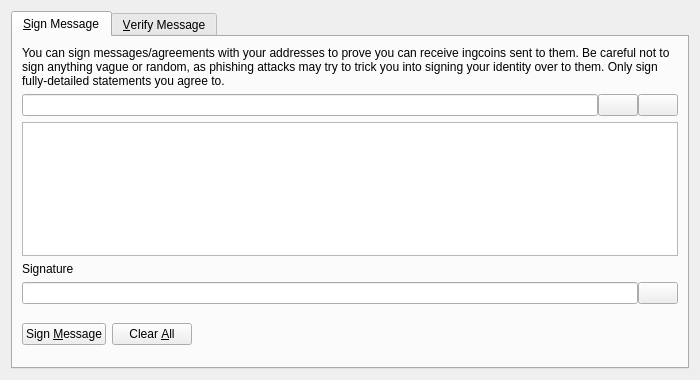
<?xml version="1.0" encoding="UTF-8"?>
<ui version="4.0">
 <class>SignVerifyMessageDialog</class>
 <widget class="QDialog" name="SignVerifyMessageDialog">
  <property name="geometry">
   <rect>
    <x>0</x>
    <y>0</y>
    <width>700</width>
    <height>380</height>
   </rect>
  </property>
  <property name="windowTitle">
   <string>Signatures - Sign / Verify a Message</string>
  </property>
  <property name="modal">
   <bool>true</bool>
  </property>
  <layout class="QVBoxLayout" name="verticalLayout">
   <item>
    <widget class="QTabWidget" name="tabWidget">
     <property name="currentIndex">
      <number>0</number>
     </property>
     <widget class="QWidget" name="tabSignMessage">
      <attribute name="title">
       <string>&amp;Sign Message</string>
      </attribute>
      <layout class="QVBoxLayout" name="verticalLayout_SM">
       <item>
        <widget class="QLabel" name="infoLabel_SM">
         <property name="text">
          <string>You can sign messages/agreements with your addresses to prove you can receive ingcoins sent to them. Be careful not to sign anything vague or random, as phishing attacks may try to trick you into signing your identity over to them. Only sign fully-detailed statements you agree to.</string>
         </property>
         <property name="textFormat">
          <enum>Qt::PlainText</enum>
         </property>
         <property name="wordWrap">
          <bool>true</bool>
         </property>
        </widget>
       </item>
       <item>
        <layout class="QHBoxLayout" name="horizontalLayout_1_SM">
         <property name="spacing">
          <number>0</number>
         </property>
         <item>
          <widget class="QValidatedLineEdit" name="addressIn_SM">
           <property name="toolTip">
            <string>The INGcoin address to sign the message with</string>
           </property>
          </widget>
         </item>
         <item>
          <widget class="QPushButton" name="addressBookButton_SM">
           <property name="toolTip">
            <string>Choose previously used address</string>
           </property>
           <property name="text">
            <string/>
           </property>
           <property name="icon">
            <iconset resource="../bitcoin.qrc">
             <normaloff>:/icons/address-book</normaloff>:/icons/address-book</iconset>
           </property>
           <property name="shortcut">
            <string>Alt+A</string>
           </property>
           <property name="autoDefault">
            <bool>false</bool>
           </property>
          </widget>
         </item>
         <item>
          <widget class="QPushButton" name="pasteButton_SM">
           <property name="toolTip">
            <string>Paste address from clipboard</string>
           </property>
           <property name="text">
            <string/>
           </property>
           <property name="icon">
            <iconset resource="../bitcoin.qrc">
             <normaloff>:/icons/editpaste</normaloff>:/icons/editpaste</iconset>
           </property>
           <property name="shortcut">
            <string>Alt+P</string>
           </property>
           <property name="autoDefault">
            <bool>false</bool>
           </property>
          </widget>
         </item>
        </layout>
       </item>
       <item>
        <widget class="QPlainTextEdit" name="messageIn_SM">
         <property name="toolTip">
          <string>Enter the message you want to sign here</string>
         </property>
        </widget>
       </item>
       <item>
        <widget class="QLabel" name="signatureLabel_SM">
         <property name="text">
          <string>Signature</string>
         </property>
         <property name="textFormat">
          <enum>Qt::PlainText</enum>
         </property>
        </widget>
       </item>
       <item>
        <layout class="QHBoxLayout" name="horizontalLayout_2_SM">
         <property name="spacing">
          <number>0</number>
         </property>
         <item>
          <widget class="QLineEdit" name="signatureOut_SM">
           <property name="font">
            <font>
             <italic>true</italic>
            </font>
           </property>
           <property name="readOnly">
            <bool>true</bool>
           </property>
          </widget>
         </item>
         <item>
          <widget class="QPushButton" name="copySignatureButton_SM">
           <property name="toolTip">
            <string>Copy the current signature to the system clipboard</string>
           </property>
           <property name="text">
            <string/>
           </property>
           <property name="icon">
            <iconset resource="../bitcoin.qrc">
             <normaloff>:/icons/editcopy</normaloff>:/icons/editcopy</iconset>
           </property>
           <property name="autoDefault">
            <bool>false</bool>
           </property>
          </widget>
         </item>
        </layout>
       </item>
       <item>
        <layout class="QHBoxLayout" name="horizontalLayout_3_SM">
         <item>
          <widget class="QPushButton" name="signMessageButton_SM">
           <property name="toolTip">
            <string>Sign the message to prove you own this INGcoin address</string>
           </property>
           <property name="text">
            <string>Sign &amp;Message</string>
           </property>
           <property name="icon">
            <iconset resource="../bitcoin.qrc">
             <normaloff>:/icons/edit</normaloff>:/icons/edit</iconset>
           </property>
           <property name="autoDefault">
            <bool>false</bool>
           </property>
          </widget>
         </item>
         <item>
          <widget class="QPushButton" name="clearButton_SM">
           <property name="toolTip">
            <string>Reset all sign message fields</string>
           </property>
           <property name="text">
            <string>Clear &amp;All</string>
           </property>
           <property name="icon">
            <iconset resource="../bitcoin.qrc">
             <normaloff>:/icons/remove</normaloff>:/icons/remove</iconset>
           </property>
           <property name="autoDefault">
            <bool>false</bool>
           </property>
          </widget>
         </item>
         <item>
          <spacer name="horizontalSpacer_1_SM">
           <property name="orientation">
            <enum>Qt::Horizontal</enum>
           </property>
           <property name="sizeHint" stdset="0">
            <size>
             <width>40</width>
             <height>48</height>
            </size>
           </property>
          </spacer>
         </item>
         <item>
          <widget class="QLabel" name="statusLabel_SM">
           <property name="font">
            <font>
             <weight>75</weight>
             <bold>true</bold>
            </font>
           </property>
           <property name="text">
            <string/>
           </property>
           <property name="wordWrap">
            <bool>true</bool>
           </property>
          </widget>
         </item>
         <item>
          <spacer name="horizontalSpacer_2_SM">
           <property name="orientation">
            <enum>Qt::Horizontal</enum>
           </property>
           <property name="sizeHint" stdset="0">
            <size>
             <width>40</width>
             <height>48</height>
            </size>
           </property>
          </spacer>
         </item>
        </layout>
       </item>
      </layout>
     </widget>
     <widget class="QWidget" name="tabVerifyMessage">
      <attribute name="title">
       <string>&amp;Verify Message</string>
      </attribute>
      <layout class="QVBoxLayout" name="verticalLayout_VM">
       <item>
        <widget class="QLabel" name="infoLabel_VM">
         <property name="text">
          <string>Enter the receiver's address, message (ensure you copy line breaks, spaces, tabs, etc. exactly) and signature below to verify the message. Be careful not to read more into the signature than what is in the signed message itself, to avoid being tricked by a man-in-the-middle attack. Note that this only proves the signing party receives with the address, it cannot prove sendership of any transaction!</string>
         </property>
         <property name="textFormat">
          <enum>Qt::PlainText</enum>
         </property>
         <property name="alignment">
          <set>Qt::AlignLeading|Qt::AlignLeft|Qt::AlignTop</set>
         </property>
         <property name="wordWrap">
          <bool>true</bool>
         </property>
        </widget>
       </item>
       <item>
        <layout class="QHBoxLayout" name="horizontalLayout_1_VM">
         <property name="spacing">
          <number>0</number>
         </property>
         <item>
          <widget class="QValidatedLineEdit" name="addressIn_VM">
           <property name="toolTip">
            <string>The INGcoin address the message was signed with</string>
           </property>
          </widget>
         </item>
         <item>
          <widget class="QPushButton" name="addressBookButton_VM">
           <property name="toolTip">
            <string>Choose previously used address</string>
           </property>
           <property name="text">
            <string/>
           </property>
           <property name="icon">
            <iconset resource="../bitcoin.qrc">
             <normaloff>:/icons/address-book</normaloff>:/icons/address-book</iconset>
           </property>
           <property name="shortcut">
            <string>Alt+A</string>
           </property>
           <property name="autoDefault">
            <bool>false</bool>
           </property>
          </widget>
         </item>
        </layout>
       </item>
       <item>
        <widget class="QPlainTextEdit" name="messageIn_VM"/>
       </item>
       <item>
        <widget class="QValidatedLineEdit" name="signatureIn_VM"/>
       </item>
       <item>
        <layout class="QHBoxLayout" name="horizontalLayout_2_VM">
         <item>
          <widget class="QPushButton" name="verifyMessageButton_VM">
           <property name="toolTip">
            <string>Verify the message to ensure it was signed with the specified INGcoin address</string>
           </property>
           <property name="text">
            <string>Verify &amp;Message</string>
           </property>
           <property name="icon">
            <iconset resource="../bitcoin.qrc">
             <normaloff>:/icons/transaction_0</normaloff>:/icons/transaction_0</iconset>
           </property>
           <property name="autoDefault">
            <bool>false</bool>
           </property>
          </widget>
         </item>
         <item>
          <widget class="QPushButton" name="clearButton_VM">
           <property name="toolTip">
            <string>Reset all verify message fields</string>
           </property>
           <property name="text">
            <string>Clear &amp;All</string>
           </property>
           <property name="icon">
            <iconset resource="../bitcoin.qrc">
             <normaloff>:/icons/remove</normaloff>:/icons/remove</iconset>
           </property>
           <property name="autoDefault">
            <bool>false</bool>
           </property>
          </widget>
         </item>
         <item>
          <spacer name="horizontalSpacer_1_VM">
           <property name="orientation">
            <enum>Qt::Horizontal</enum>
           </property>
           <property name="sizeHint" stdset="0">
            <size>
             <width>40</width>
             <height>48</height>
            </size>
           </property>
          </spacer>
         </item>
         <item>
          <widget class="QLabel" name="statusLabel_VM">
           <property name="font">
            <font>
             <weight>75</weight>
             <bold>true</bold>
            </font>
           </property>
           <property name="text">
            <string/>
           </property>
           <property name="wordWrap">
            <bool>true</bool>
           </property>
          </widget>
         </item>
         <item>
          <spacer name="horizontalSpacer_2_VM">
           <property name="orientation">
            <enum>Qt::Horizontal</enum>
           </property>
           <property name="sizeHint" stdset="0">
            <size>
             <width>40</width>
             <height>48</height>
            </size>
           </property>
          </spacer>
         </item>
        </layout>
       </item>
      </layout>
     </widget>
    </widget>
   </item>
  </layout>
 </widget>
 <customwidgets>
  <customwidget>
   <class>QValidatedLineEdit</class>
   <extends>QLineEdit</extends>
   <header>qvalidatedlineedit.h</header>
  </customwidget>
 </customwidgets>
 <resources>
  <include location="../bitcoin.qrc"/>
 </resources>
 <connections/>
</ui>
